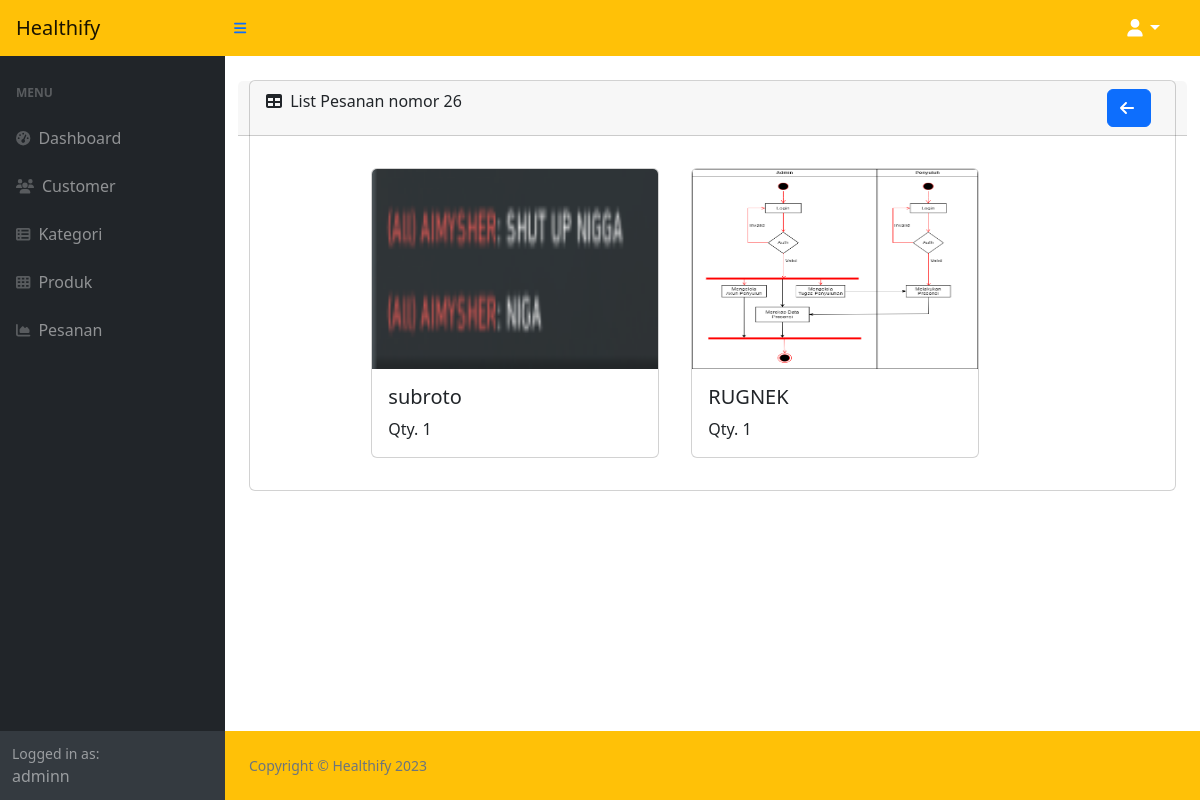
Screenshot of /admin/orderdetail.php?order=26 (signed in) with the database file from the repository.
### tables this page shows
CREATE TABLE `detail_orders` (
  `detail_id` int(11) NOT NULL,
  `order_id` int(11) NOT NULL,
  `product_id` int(11) NOT NULL,
  `quantity` int(11) NOT NULL
);

CREATE TABLE `products` (
  `productID` int(11) NOT NULL,
  `productname` varchar(100) NOT NULL,
  `price` int(11) NOT NULL,
  `category` varchar(100) NOT NULL,
  `product_image` varchar(100) NOT NULL
);

### admin/orderdetail.php (the view, shortened to what this page needs)
<?php
include('../connections/localhost.php');
$id = $_GET['order'];
$result = mysqli_query($conn, "SELECT * FROM detail_orders INNER JOIN `products` ON detail_orders.product_id = products.productID WHERE order_id=$id");
?>
<?php include("template/header.php");?>
<?php include("template/navbar.php");?>
<div id="layoutSidenav_content">
    <main>
        <div class="container-fluid px-4">
          <div class="card mb-4 mt-4">
                <div class="card-header row">
                    <div class="col-11">
                        <i class="fas fa-table me-1"></i>
                        List Pesanan nomor <?php echo $id ?>
                    </div>
                    <div class="col-1">
                        <a class="btn btn-primary" href="orders.php"><i class="fas fa-arrow-left me-1"></i></a>
                    </div>
                </div>
                <div class="card-body">
                    <div class="container-grid">
                        <?php
                        while($data = mysqli_fetch_array($result)) {
                        ?>
                            <div class="card m-3" style="width: 18rem;">
                                <img src="../<?php echo basename('uploads/') . "/" .  $data['product_image']; ?>" class="card-img-top" width="200" height="200">
                                <div class="card-body">
                                    <h5 class="card-title"><?php echo $data['productname'] ?></h5>
                                    <p class="card-text">Qty. <?php echo $data['quantity'] ?></p>
                                </div>
                            </div>
                    <?php
                        }
                    ?>
                </div>
                </div>
            </div>
        </div>
    </main>
<?php include("template/footer.php");?>

### css/grid.css (style rules this page uses)
.container-grid { margin-left: 10%; display: flex; flex-wrap: wrap; }

### rows the page displays
detail_orders: product.product_image (picture), product.productname "subroto", quantity "1"
detail_orders: product.product_image (picture), product.productname "RUGNEK", quantity "1"

### other values shown
$_SESSION['name'] "adminn"
$id "26"
